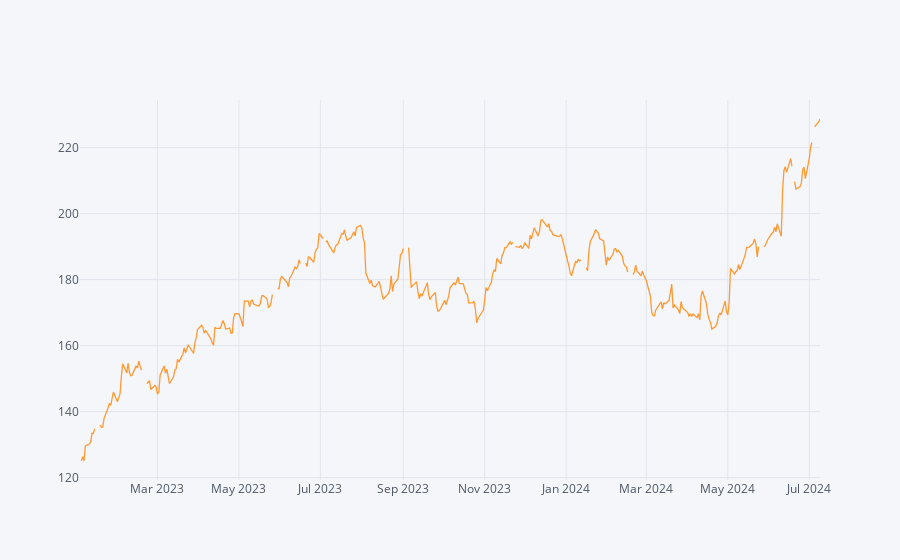

Here is the notebook cell this chart was saved with:
### Code cell
cf.set_config_file(offline = True)
aapl_df.iplot()

### Figure 1 — Plotly figure (JSON) as saved in the notebook; plotly's stock layout.template omitted (floating-point values rounded to 4 significant figures; data arrays with more than 128 entries replaced by an {"elided": "..."} marker saying what was removed)
{"data": [{"line": {"color": "rgba(255, 153, 51, 1.0)", "dash": "solid", "shape": "linear", "width": 1.3}, "mode": "lines", "name": "AAPL", "text": "", "type": "scatter", "x": {"elided": "393 str values"}, "y": {"elided": "393 mixed values"}}], "layout": {"legend": {"bgcolor": "#F5F6F9", "font": {"color": "#4D5663"}}, "paper_bgcolor": "#F5F6F9", "plot_bgcolor": "#F5F6F9", "title": {"font": {"color": "#4D5663"}}, "xaxis": {"gridcolor": "#E1E5ED", "showgrid": true, "tickfont": {"color": "#4D5663"}, "title": {"font": {"color": "#4D5663"}, "text": ""}, "zerolinecolor": "#E1E5ED"}, "yaxis": {"gridcolor": "#E1E5ED", "showgrid": true, "tickfont": {"color": "#4D5663"}, "title": {"font": {"color": "#4D5663"}, "text": ""}, "zerolinecolor": "#E1E5ED"}}}
